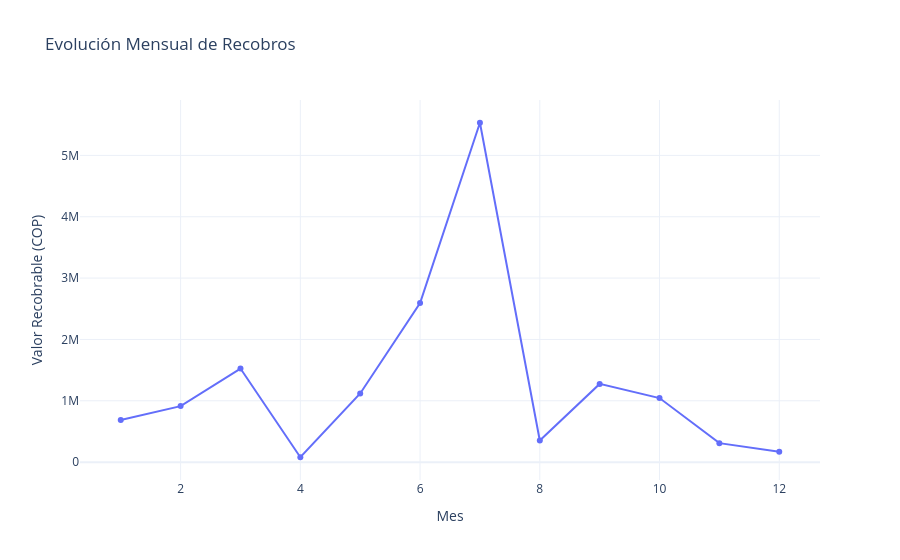

Source (notebook cell):
### Markdown cell above
## Evolución mensual de recobros

Se analiza la evolución mensual de los valores recobrables con el fin de monitorear tendencias, concentraciones de trabajo legal y posibles variaciones en la actividad operativa.

Este análisis facilita la planeación financiera y la validación oportuna de cobros.

### Code cell
fig = px.line(
    monthly_summary,
    x="Mes",
    y="Recovery_Amount",
    markers=True,
    title="Evolución Mensual de Recobros"
)

fig.update_layout(
    template="plotly_white",
    yaxis_title="Valor Recobrable (COP)",
    xaxis_title="Mes"
)

fig.show()

### Figure 1 — Plotly figure (JSON) as saved in the notebook; plotly's stock layout.template omitted (floating-point values rounded to 4 significant figures)
{"data": [{"hovertemplate": "Mes=%{x}<br>Recovery_Amount=%{y}<extra></extra>", "legendgroup": "", "line": {"color": "#636efa", "dash": "solid"}, "marker": {"symbol": "circle"}, "mode": "lines+markers", "name": "", "orientation": "v", "showlegend": false, "type": "scatter", "x": [1, 2, 3, 4, 5, 6, 7, 8, 9, 10, 11, 12], "xaxis": "x", "y": [687300.0, 913400.0, 1525000.0, 79580.0, 1119000.0, 2593000.0, 5532000.0, 353000.0, 1275000.0, 1044000.0, 309600.0, 169900.0], "yaxis": "y"}], "layout": {"legend": {"tracegroupgap": 0}, "title": {"text": "Evolución Mensual de Recobros"}, "xaxis": {"anchor": "y", "domain": [0, 1], "title": {"text": "Mes"}}, "yaxis": {"anchor": "x", "domain": [0, 1], "title": {"text": "Valor Recobrable (COP)"}}}}
